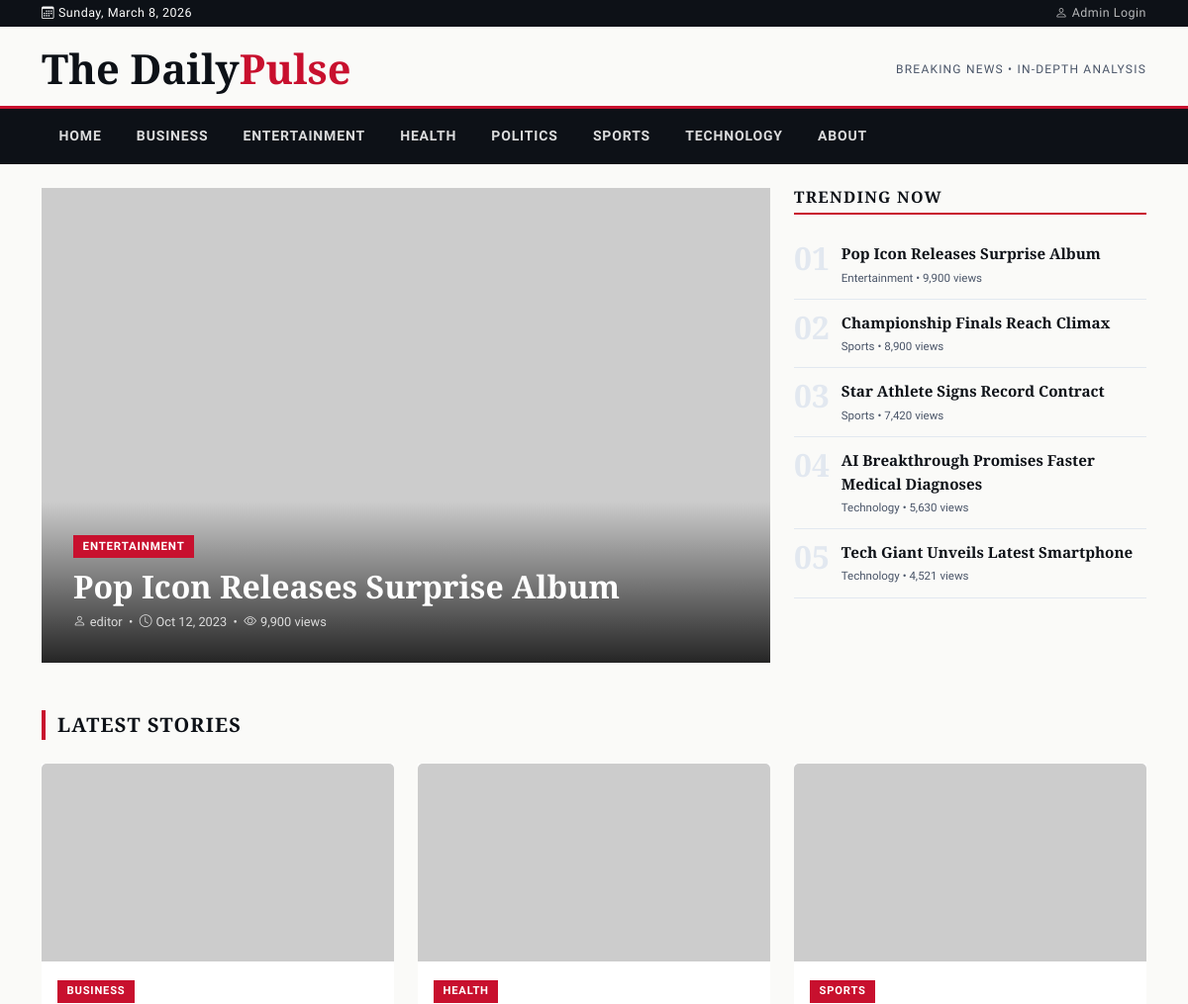
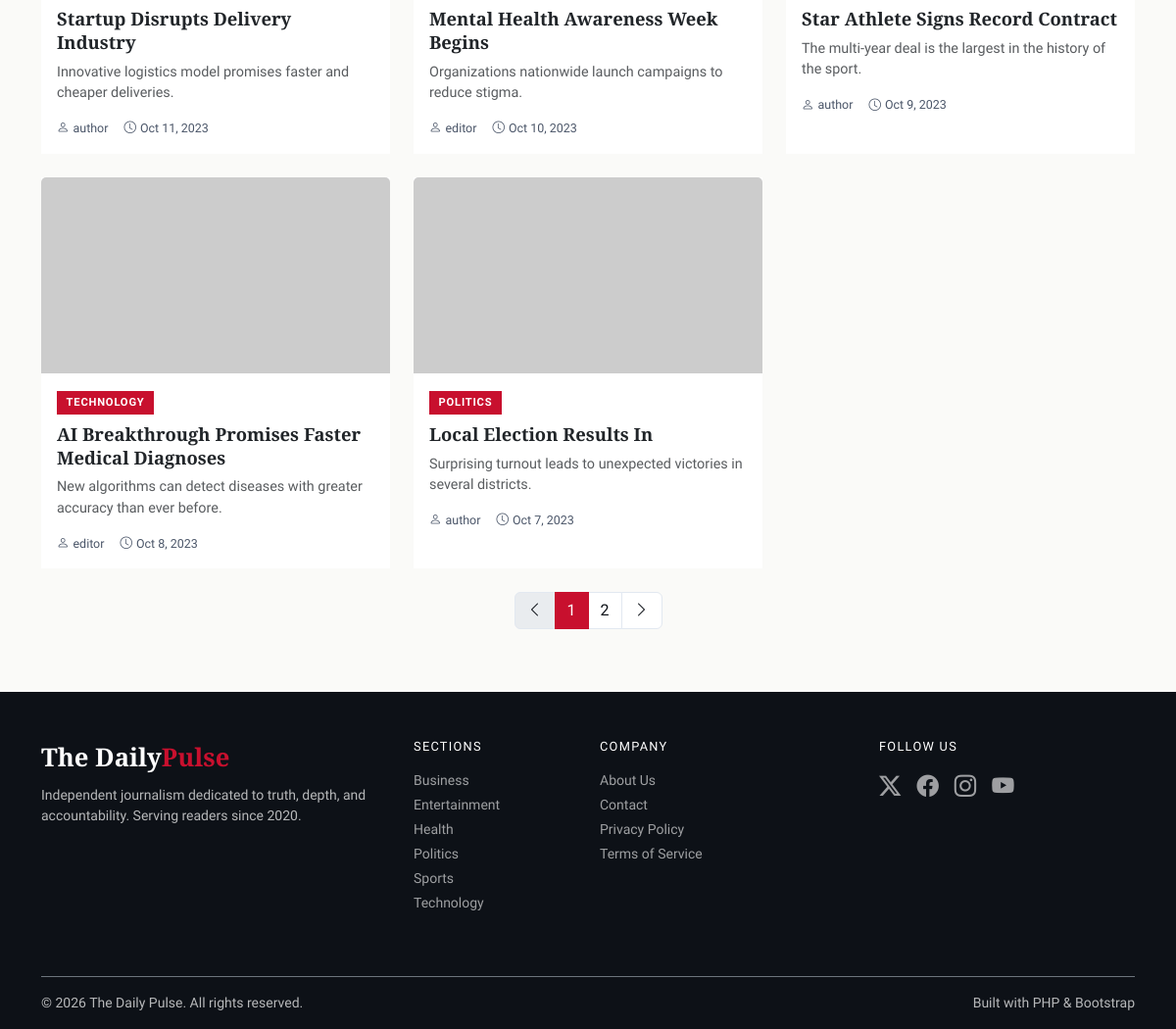
The page / on the database its author committed (2 pictures, top to bottom).
### tables this page shows
CREATE TABLE `categories` (
    `id` INT UNSIGNED AUTO_INCREMENT PRIMARY KEY,
    `name` VARCHAR(100) NOT NULL,
    `slug` VARCHAR(100) NOT NULL UNIQUE,
    `description` TEXT,
    `created_at` TIMESTAMP DEFAULT CURRENT_TIMESTAMP,
    INDEX `idx_category_slug` (`slug`)
);

CREATE TABLE `articles` (
    `id` INT UNSIGNED AUTO_INCREMENT PRIMARY KEY,
    `title` VARCHAR(255) NOT NULL,
    `slug` VARCHAR(255) NOT NULL UNIQUE,
    `excerpt` TEXT,
    `content` LONGTEXT NOT NULL,
    `image_url` VARCHAR(255),
    `author_id` INT UNSIGNED NOT NULL,
    `category_id` INT UNSIGNED NOT NULL,
    `status` ENUM('draft', 'published', 'archived') NOT NULL DEFAULT 'draft',
    `views` INT UNSIGNED NOT NULL DEFAULT 0,
    `published_at` TIMESTAMP NULL DEFAULT NULL,
    `created_at` TIMESTAMP DEFAULT CURRENT_TIMESTAMP,
    `updated_at` TIMESTAMP DEFAULT CURRENT_TIMESTAMP ON UPDATE CURRENT_TIMESTAMP,
    CONSTRAINT `fk_article_author` FOREIGN KEY (`author_id`) REFERENCES `users` (`id`) ON DELETE RESTRICT ON UPDATE CASCADE,
    CONSTRAINT `fk_article_category` FOREIGN KEY (`category_id`) REFERENCES `categories` (`id`) ON DELETE RESTRICT ON UPDATE CASCADE,
    INDEX `idx_article_slug` (`slug`),
    INDEX `idx_articles_status` (`status`),
    INDEX `idx_articles_author` (`author_id`),
    INDEX `idx_articles_category` (`category_id`)
);

CREATE TABLE `users` (
    `id` INT UNSIGNED AUTO_INCREMENT PRIMARY KEY,
    `username` VARCHAR(50) NOT NULL UNIQUE,
    `email` VARCHAR(255) NOT NULL UNIQUE,
    `password_hash` VARCHAR(255) NOT NULL,
    `role` ENUM('admin', 'editor', 'author') NOT NULL DEFAULT 'author',
    `is_active` TINYINT(1) NOT NULL DEFAULT 1,
    `created_at` TIMESTAMP DEFAULT CURRENT_TIMESTAMP,
    `updated_at` TIMESTAMP DEFAULT CURRENT_TIMESTAMP ON UPDATE CURRENT_TIMESTAMP
);

### src/includes/auth.php (called while the page is built, shortened)
<?php
function is_logged_in(): bool {
    return isset($_SESSION['user_id']) && !empty($_SESSION['user_id']);
}

### src/includes/functions.php (called while the page is built, shortened)
<?php
function h(string $s): string {
    return htmlspecialchars($s, ENT_QUOTES | ENT_SUBSTITUTE, 'UTF-8');
}
function time_ago(string $datetime): string {
    $diff = time() - strtotime($datetime);
    return date('M j, Y', strtotime($datetime));
}
function excerpt(string $text, int $words = 20): string {
    $arr = explode(' ', strip_tags($text));
    if (count($arr) <= $words) return strip_tags($text);
    return implode(' ', array_slice($arr, 0, $words)) . '…';
}
function get_published_articles(int $limit = 6, int $offset = 0, ?int $category_id = null): array {
    $db = get_db();
    $sql = 'SELECT a.*, c.name AS category_name, c.slug AS category_slug,
                   u.username AS author_name
            FROM articles a
            JOIN categories c ON a.category_id = c.id
            JOIN users u ON a.author_id = u.id
            WHERE a.status = "published"';
    $params = [];
    $sql .= ' ORDER BY a.published_at DESC LIMIT ? OFFSET ?';
    $params[] = $limit;
    $params[] = $offset;
    $stmt = $db->prepare($sql);
    $stmt->execute($params);
    return $stmt->fetchAll();
}
function count_published_articles(?int $category_id = null): int {
    $db = get_db();
    $sql = 'SELECT COUNT(*) FROM articles WHERE status = "published"';
    $params = [];
    $stmt = $db->prepare($sql);
    $stmt->execute($params);
    return (int) $stmt->fetchColumn();
}
function get_trending_articles(int $limit = 5): array {
    $db = get_db();
    $stmt = $db->prepare(
        'SELECT a.*, c.name AS category_name, c.slug AS category_slug
         FROM articles a
         JOIN categories c ON a.category_id = c.id
         WHERE a.status = "published"
         ORDER BY a.views DESC LIMIT ?'
    );
    $stmt->execute([$limit]);
    return $stmt->fetchAll();
}
function get_all_categories(): array {
    $db = get_db();
    $stmt = $db->query(
        'SELECT c.*, COUNT(a.id) AS article_count
         FROM categories c
         LEFT JOIN articles a ON c.id = a.category_id AND a.status = "published"
         GROUP BY c.id
         ORDER BY c.name'
    );
    return $stmt->fetchAll();
}

### src/index.php (the view, shortened to what this page needs)
<?php
require_once __DIR__ . '/includes/auth.php';
require_once __DIR__ . '/includes/functions.php';
$page        = max(1, (int) ($_GET['page'] ?? 1));
$offset      = ($page - 1) * ARTICLES_PER_PAGE;
$total       = count_published_articles();
$total_pages = (int) ceil($total / ARTICLES_PER_PAGE);
$articles    = get_published_articles(ARTICLES_PER_PAGE, $offset);
$hero        = array_shift($articles);
$trending    = get_trending_articles(5);
$categories  = get_all_categories();
require __DIR__ . '/includes/header.php';
?>
<div class="container">
<?php if ($page === 1 && $hero): ?>
<div class="row mb-5">
    <div class="col-lg-8">
        <div class="hero-article">
            <a href="<?= SITE_URL ?>/src/article.php?slug=<?= h($hero['slug']) ?>">
                <img src="<?= h($hero['image_url'] ?: 'https://picsum.photos/seed/' . $hero['id'] . '/900/480') ?>" alt="<?= h($hero['title']) ?>">
            </a>
            <div class="hero-overlay">
                <a href="<?= SITE_URL ?>/src/category.php?slug=<?= h($hero['category_slug']) ?>" class="category-badge"><?= h($hero['category_name']) ?></a>
                <h2>
                    <a href="<?= SITE_URL ?>/src/article.php?slug=<?= h($hero['slug']) ?>" class="text-white text-decoration-none">
                        <?= h($hero['title']) ?>
                    </a>
                </h2>
                <div class="meta">
                    <i class="bi bi-person me-1"></i><?= h($hero['author_name']) ?>
                    &nbsp;&bull;&nbsp;
                    <i class="bi bi-clock me-1"></i><?= time_ago($hero['published_at'] ?? $hero['created_at']) ?>
                    &nbsp;&bull;&nbsp;
                    <i class="bi bi-eye me-1"></i><?= number_format($hero['views']) ?> views
                </div>
            </div>
        </div>
    </div>
    <div class="col-lg-4">
        <div class="sidebar-section">
            <h6>Trending Now</h6>
            <?php foreach ($trending as $i => $t): ?>
            <div class="trending-item d-flex align-items-start">
                <span class="num"><?= str_pad($i + 1, 2, '0', STR_PAD_LEFT) ?></span>
                <div>
                    <a href="<?= SITE_URL ?>/src/article.php?slug=<?= h($t['slug']) ?>">
                        <?= h($t['title']) ?>
                    </a>
                    <div class="meta" style="font-size:.72rem;color:var(--ink-soft);margin-top:.2rem;">
                        <?= h($t['category_name']) ?> &bull; <?= number_format($t['views']) ?> views
                    </div>
                </div>
            </div>
            <?php endforeach; ?>
        </div>
    </div>
</div>
<?php endif; ?>
<div class="section-label">Latest Stories</div>
<div class="row g-4 mb-4">
    <?php foreach ($articles as $article): ?>
    <div class="col-md-6 col-lg-4">
        <div class="article-card card h-100">
            <a href="<?= SITE_URL ?>/src/article.php?slug=<?= h($article['slug']) ?>">
                <img src="<?= h($article['image_url'] ?: 'https://picsum.photos/seed/' . $article['id'] . '/600/300') ?>"
                     class="card-img-top" alt="<?= h($article['title']) ?>">
            </a>
            <div class="card-body">
                <a href="<?= SITE_URL ?>/src/category.php?slug=<?= h($article['category_slug']) ?>" class="category-badge">
                    <?= h($article['category_name']) ?>
                </a>
                <h5 class="card-title">
                    <a href="<?= SITE_URL ?>/src/article.php?slug=<?= h($article['slug']) ?>" class="text-decoration-none text-dark">
                        <?= h($article['title']) ?>
                    </a>
                </h5>
                <p class="card-text text-muted" style="font-size:.9rem;"><?= h(excerpt($article['excerpt'] ?: $article['content'], 18)) ?></p>
                <div class="meta d-flex gap-3">
                    <span><i class="bi bi-person me-1"></i><?= h($article['author_name']) ?></span>
                    <span><i class="bi bi-clock me-1"></i><?= time_ago($article['published_at'] ?? $article['created_at']) ?></span>
                </div>
            </div>
        </div>
    </div>
    <?php endforeach; ?>
</div>
<?php if ($total_pages > 1): ?>
<nav class="d-flex justify-content-center mb-5">
    <ul class="pagination">
        <li class="page-item <?= $page <= 1 ? 'disabled' : '' ?>">
            <a class="page-link" href="?page=<?= $page - 1 ?>"><i class="bi bi-chevron-left"></i></a>
        </li>
        <?php for ($p = 1; $p <= $total_pages; $p++): ?>
        <li class="page-item <?= $p === $page ? 'active' : '' ?>">
            <a class="page-link" href="?page=<?= $p ?>"><?= $p ?></a>
        </li>
        <?php endfor; ?>
        <li class="page-item <?= $page >= $total_pages ? 'disabled' : '' ?>">
            <a class="page-link" href="?page=<?= $page + 1 ?>"><i class="bi bi-chevron-right"></i></a>
        </li>
    </ul>
</nav>
<?php endif; ?>
</div>
<?php require __DIR__ . '/includes/footer.php'; ?>

### src/includes/header.php (shortened to what this page needs)
<!DOCTYPE html>
<html lang="en">
<head>
    <link rel="stylesheet" href="https://cdn.jsdelivr.net/npm/bootstrap@5.3.3/dist/css/bootstrap.min.css">
    <link rel="stylesheet" href="https://cdn.jsdelivr.net/npm/bootstrap-icons@1.11.3/font/bootstrap-icons.css">
</head>
<body>
<div class="top-bar py-1">
    <div class="container d-flex justify-content-between align-items-center">
        <span><i class="bi bi-calendar3 me-1"></i><?= date('l, F j, Y') ?></span>
        <div>
            <?php if (is_logged_in()): ?>
                <a href="<?= SITE_URL ?>/src/admin/dashboard.php"><i class="bi bi-shield-lock me-1"></i>Admin</a>
                <span class="mx-2">|</span>
                <a href="<?= SITE_URL ?>/src/admin/logout.php">Logout</a>
            <?php else: ?>
                <a href="<?= SITE_URL ?>/src/admin/login.php"><i class="bi bi-person me-1"></i>Admin Login</a>
            <?php endif; ?>
        </div>
    </div>
</div>
<header class="masthead">
    <div class="container d-flex justify-content-between align-items-center">
        <a href="<?= SITE_URL ?>/src/index.php" class="brand">The Daily<span>Pulse</span></a>
        <div class="d-none d-md-block text-end">
            <div style="font-size:.75rem;color:var(--ink-soft);text-transform:uppercase;letter-spacing:.1em;">Breaking news &bull; In-depth analysis</div>
        </div>
    </div>
</header>
<nav class="site-nav navbar navbar-expand-lg">
    <div class="container">
        <div class="collapse navbar-collapse" id="mainNav">
            <ul class="navbar-nav me-auto">
                <li class="nav-item"><a class="nav-link" href="<?= SITE_URL ?>/src/index.php">Home</a></li>
                <?php foreach (get_all_categories() as $cat): ?>
                <li class="nav-item">
                    <a class="nav-link" href="<?= SITE_URL ?>/src/category.php?slug=<?= h($cat['slug']) ?>">
                        <?= h($cat['name']) ?>
                    </a>
                </li>
                <?php endforeach; ?>
                <li class="nav-item"><a class="nav-link" href="<?= SITE_URL ?>/src/about.php">About</a></li>
            </ul>
        </div>
    </div>
</nav>

### src/includes/footer.php (shortened to what this page needs)
<footer class="mt-5 pt-5 pb-3">
    <div class="container">
        <div class="row mb-4">
            <div class="col-md-4 mb-4">
                <div class="footer-brand mb-2">The Daily<span>Pulse</span></div>
                <p style="font-size:.875rem;">Independent journalism dedicated to truth, depth, and accountability. Serving readers since 2020.</p>
            </div>
            <div class="col-md-2 mb-4">
                <h6 class="text-white text-uppercase mb-3" style="font-size:.8rem;letter-spacing:.1em;">Sections</h6>
                <ul class="list-unstyled">
                    <?php foreach (get_all_categories() as $cat): ?>
                    <li class="mb-1"><a href="<?= SITE_URL ?>/src/category.php?slug=<?= h($cat['slug']) ?>"><?= h($cat['name']) ?></a></li>
                    <?php endforeach; ?>
                </ul>
            </div>
            <div class="col-md-3 mb-4">
                <h6 class="text-white text-uppercase mb-3" style="font-size:.8rem;letter-spacing:.1em;">Company</h6>
                <ul class="list-unstyled">
                    <li class="mb-1"><a href="<?= SITE_URL ?>/src/about.php">About Us</a></li>
                    <li class="mb-1"><a href="<?= SITE_URL ?>/src/about.php#contact">Contact</a></li>
                    <li class="mb-1"><a href="#">Privacy Policy</a></li>
                    <li class="mb-1"><a href="#">Terms of Service</a></li>
                </ul>
            </div>
            <div class="col-md-3 mb-4">
                <h6 class="text-white text-uppercase mb-3" style="font-size:.8rem;letter-spacing:.1em;">Follow Us</h6>
                <div class="d-flex gap-3" style="font-size:1.4rem;">
                    <a href="#"><i class="bi bi-twitter-x"></i></a>
                    <a href="#"><i class="bi bi-facebook"></i></a>
                    <a href="#"><i class="bi bi-instagram"></i></a>
                    <a href="#"><i class="bi bi-youtube"></i></a>
                </div>
            </div>
        </div>
        <div class="border-top border-secondary pt-3 d-flex flex-wrap justify-content-between">
            <span>&copy; <?= date('Y') ?> The Daily Pulse. All rights reserved.</span>
            <span>Built with PHP &amp; Bootstrap</span>
        </div>
    </div>
</footer>
</body>
</html>

### rows shown on the page
categories: name "BUSINESS", name "Business"
categories: name "ENTERTAINMENT", name "Entertainment"
categories: name "HEALTH", name "Health"
categories: name "POLITICS", name "Politics"
categories: name "SPORTS", name "Sports"
categories: name "TECHNOLOGY", name "Technology"
articles: title "Pop Icon Releases Surprise Album", published_at "Oct 12, 2023", views "9,900", category.name "Entertainment"
users: username "editor"
articles: title "Championship Finals Reach Climax", category.name "Sports", views "8,900"
articles: title "Star Athlete Signs Record Contract", category.name "Sports", views "7,420", category.name "SPORTS", excerpt "The multi-year deal is the largest in the history of the sport.", author.username "author", published_at "Oct 9, 2023"
articles: title "AI Breakthrough Promises Faster Medical Diagnoses", category.name "Technology", views "5,630", category.name "TECHNOLOGY", excerpt "New algorithms can detect diseases with greater accuracy than ever before.", author.username "editor", published_at "Oct 8, 2023"
articles: title "Tech Giant Unveils Latest Smartphone", category.name "Technology", views "4,521"
articles: category.name "BUSINESS", title "Startup Disrupts Delivery Industry", excerpt "Innovative logistics model promises faster and cheaper deliveries.", author.username "author", published_at "Oct 11, 2023"
articles: category.name "HEALTH", title "Mental Health Awareness Week Begins", excerpt "Organizations nationwide launch campaigns to reduce stigma.", author.username "editor", published_at "Oct 10, 2023"
articles: category.name "POLITICS", title "Local Election Results In", excerpt "Surprising turnout leads to unexpected victories in several districts.", author.username "author", published_at "Oct 7, 2023"
